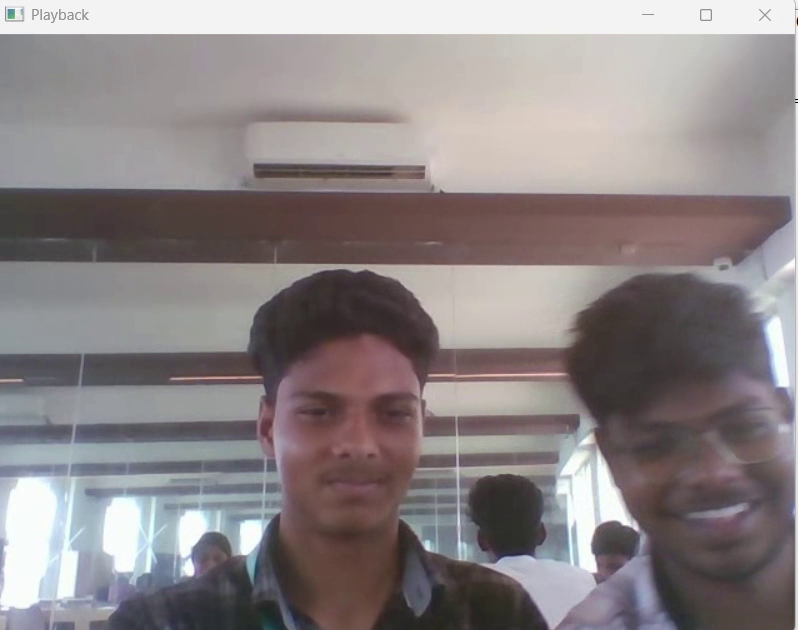
#> input picture frame 24 of Experiments/EXP 3.mp4, 798 x 630 px, given in place of vlipsy-art-noux-just-dance-CFJW8hMU.mp4, which was not available
$ python 'EXP9 CODE.PY'
#> lines starting #> are read from the running program, lines starting #| are printed output that depends on the picture
import cv2
import numpy as np

cap = cv2.VideoCapture(r"C:\Users\janak\Downloads\vlipsy-art-noux-just-dance-CFJW8hMU.mp4")

if not cap.isOpened():
    print("Cannot open video")
    exit()

while True:
    ret, frame = cap.read()
#> frame is the input picture: shape (630, 798, 3); mean B, G, R 134.2, 132.9, 140.4

    if not ret:
        break

    h, w = frame.shape[:2]
#> h = 630; w = 798

    pts1 = np.float32([[50,50],[w-50,50],[50,h-50],[w-50,h-50]])
    pts2 = np.float32([[0,0],[w,0],[100,h],[w-100,h]])

    M = cv2.getPerspectiveTransform(pts1, pts2)

    output = cv2.warpPerspective(frame, M, (w, h))
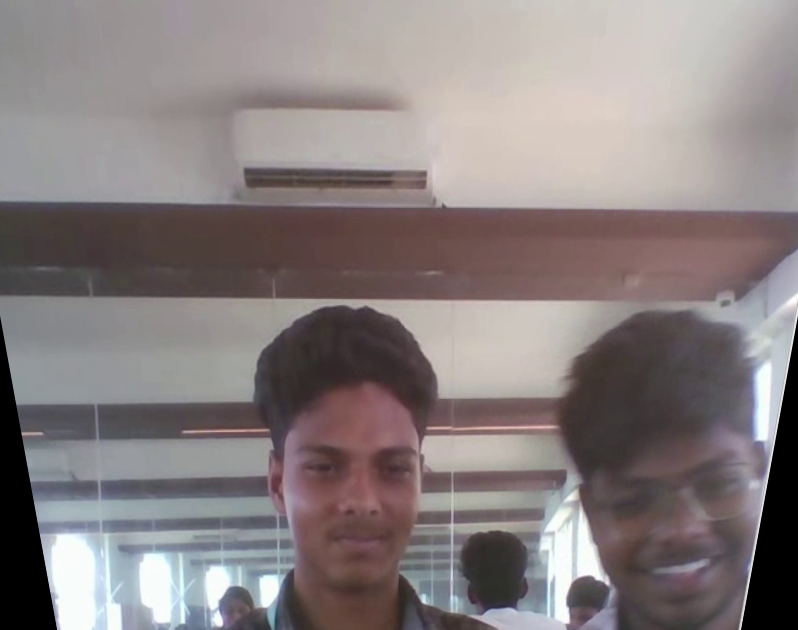
#> output: shape (630, 798, 3); mean B, G, R 127.3, 127, 135.7

    cv2.imshow("Original Video", frame)
    cv2.imshow("Perspective Video", output)

    if cv2.waitKey(25) & 0xFF == ord('q'):
#> (key q is pressed here)
        break

cap.release()
cv2.destroyAllWindows()

$ run again, starting later in the video
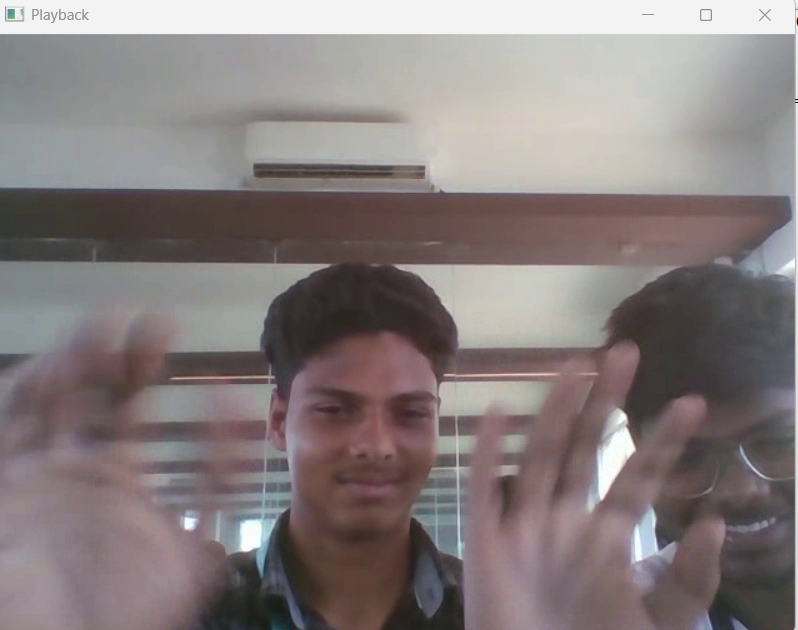
#> input picture frame 109 of Experiments/EXP 3.mp4, 798 x 630 px, given in place of vlipsy-art-noux-just-dance-CFJW8hMU.mp4, which was not available
#> frame is the input picture: shape (630, 798, 3); mean B, G, R 125.6, 125.6, 134.7
#> `output = cv2.warpPerspective(frame, M, (w, h))`:
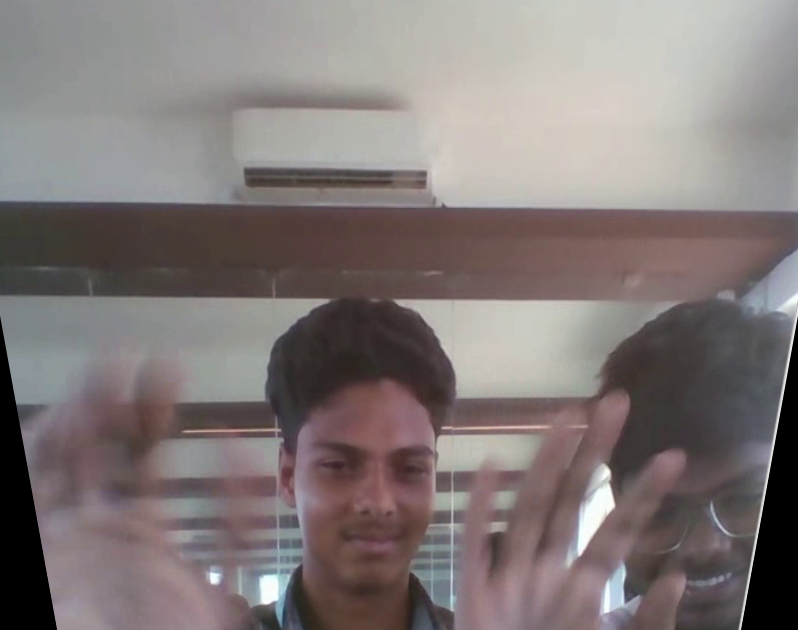
#> output: shape (630, 798, 3); mean B, G, R 119.6, 120.4, 129.1

$ run again, starting later in the video
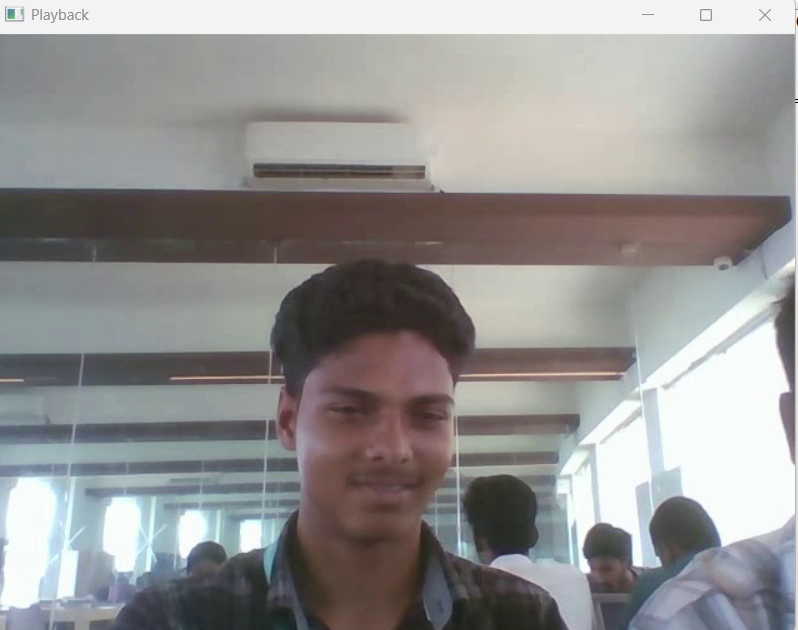
#> input picture frame 194 of Experiments/EXP 3.mp4, 798 x 630 px, given in place of vlipsy-art-noux-just-dance-CFJW8hMU.mp4, which was not available
#> frame is the input picture: shape (630, 798, 3); mean B, G, R 145.3, 145.9, 147.2
#> `output = cv2.warpPerspective(frame, M, (w, h))`:
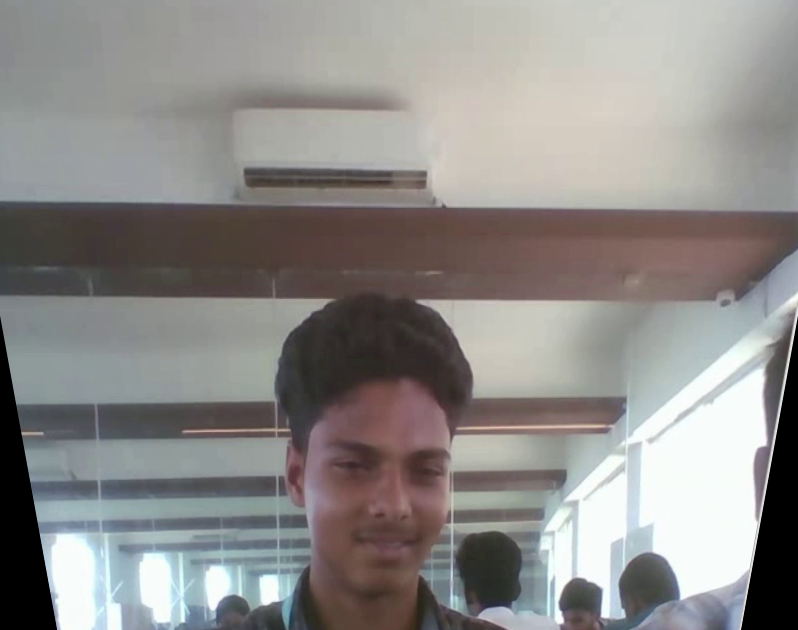
#> output: shape (630, 798, 3); mean B, G, R 137.3, 139.2, 141.6
